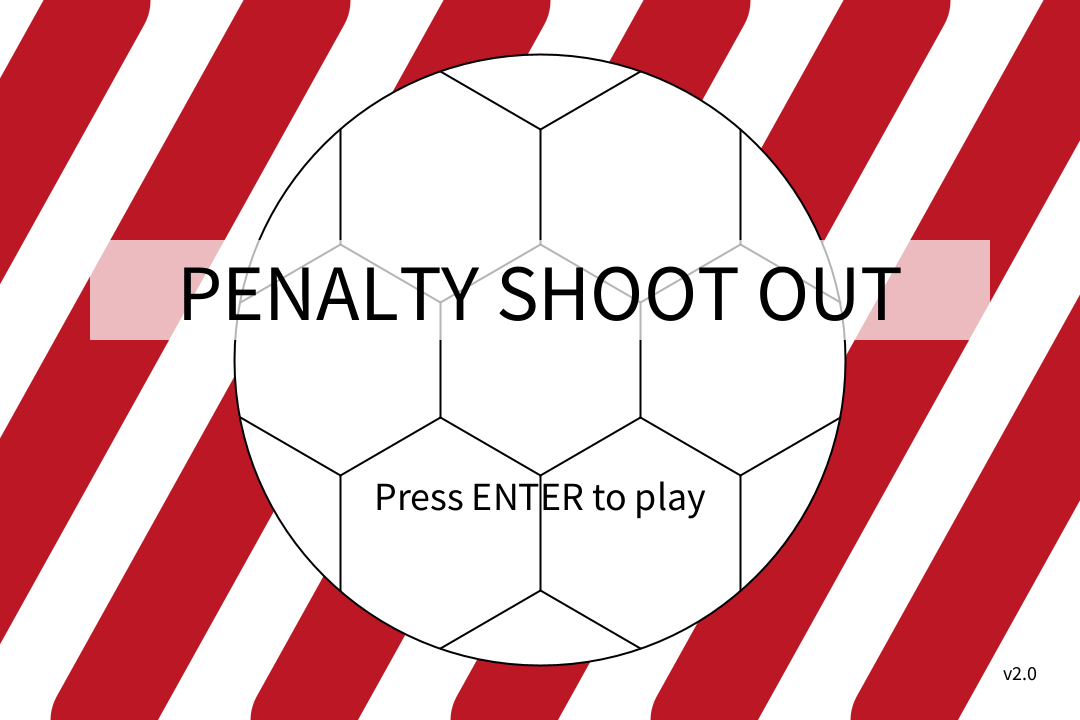
Frame 1 (no input)
Frame 60 (the mouse pressed at the canvas centre just before this capture): identical to frame 1, image omitted
Frame 120 (the mouse held since frame 60 and released just before this capture): identical to frame 1, image omitted

The Processing sketch that drew this single still picture (run headless with seeded random() and noise(); from frame 60 on, the mouse is pressed at the canvas centre):

// Processing sketch: SS3_Soccer_Game
// ── SS3_Soccer_Game.pde
//Soccer Game by Terry Chun

/*
Simulates penalty shots by having user aim with mouse
and shoot with left mouse click.
Ball will either show "goal" or "no goal" depending on the ball shot.

//////////////////////////////////////////////////////////

version 2.0
Gameplay Changes
-now the user must click and hold the ball to shoot

-added a power bar that goes up and down and determines the new ball position Y

-added a crosshair that changes depending on the position of mouse X and determines the new ball position X

Graphic Changes
-added striped background in title screen

-added grass effect

*/

boolean gameOnOff = false;
float ballposX = 0;
float ballposY = 0;
int goaltextX = 540;
int goaltextY = 380;
int goaltextSize = 75;
int pressenterSize = 40;
float powerbarHeight = 0;
float targetX = 0;
float powerbarSpeed = 3;
float powerbarAccel = 3;

void setup(){
 size(1080, 720);
 background(255);
 rectMode(CENTER);
 
 //background art
 for(int stripeX = 100; stripeX < width + 300; stripeX += 200){
   stroke(188, 23, 37);
   strokeWeight(100);
   line(stripeX, 0, stripeX - 400, height);
 }
   
 fill(255);
 noStroke();
 circle(540, 360, 611);  
 
 //soccer ball logo
 stroke(0);
 strokeWeight(2);
 fill(0);
 
 line(540, 244.53, 440, 302.27);
 line(540, 244.53, 640, 302.27);
 line(540, 475.47, 640, 417.73);
 line(540, 475.47, 440, 417.73);
 line(640, 302.27, 640, 417.73);
 line(440, 302.27, 440, 417.73);
  
 line(740, 244.53, 840, 302.27);
 line(740, 244.53, 640, 302.27);
 line(740, 475.47, 840, 417.73);
 line(740, 475.47, 640, 417.73);
 
 line(340, 244.53, 240, 302.27);
 line(340, 244.53, 440, 302.27);
 line(340, 475.47, 240, 417.73);
 line(340, 475.47, 440, 417.73);
 
 line(540, 244.53, 540, 129.06);
 line(340, 244.53, 340, 129.06);
 line(740, 244.53, 740, 129.06);
 
 line(540, 475.47, 540, 590.94);
 line(340, 475.47, 340, 590.94);
 line(740, 475.47, 740, 590.94);
  
 line(540, 129.06, 440, 71.33);
 line(540, 129.06, 640, 71.33);
  
 line(540, 590.94, 440, 648.67);
 line(540, 590.94, 640, 648.67);
  
 noFill();
 strokeWeight(2);
 circle(540, 360, 611);
 
 
 //text logo
 fill(255, 180);
 noStroke();  
 rect(540, 290, 900, 100);

 
 fill(0);
 textAlign(CENTER);
 textSize(80);
 text("PENALTY SHOOT OUT", 540, 320);
 textSize(pressenterSize);
 text("Press ENTER to play", 540, 510);
 textSize(20);
 text("v2.0", 1020, 680);
 
}


void draw(){
  if(gameOnOff){
    
    //background art
    rectMode(CENTER);
    fill(255, 209, 210);
    noStroke();
    rect(540, 200, 1080, 120);
    fill(255);
    rect(540, 200, 400, 200);
    fill(216, 255, 196);
    rect(540, 510, 1080, 420);
    
    strokeWeight(10);
    stroke(0);
    line(340, 100, 340, 300);
    line(340, 100, 740, 100);
    line(740, 100, 740, 300);
    
    strokeWeight(1);
    line(340, 100, 360, 280);
    line(740, 100, 720, 280);
    line(360, 280, 720, 280);
    line(360, 280, 340, 300);
    line(720, 280, 740, 300);
    
    stroke(240);
    line(380, 120, 360, 140);
    line(420, 120, 360, 180);
    line(460, 120, 360, 220);
    line(500, 120, 360, 260);
    line(540, 120, 400, 260);
    line(580, 120, 440, 260);
    line(620, 120, 480, 260);
    line(660, 120, 520, 260);
    line(700, 120, 560, 260);
    line(720, 140, 600, 260);
    line(720, 180, 640, 260);
    line(720, 220, 680, 260);
    
    line(380, 140, 500, 260);
    line(480, 140, 600, 260);
    line(580, 140, 700, 260);
    
    //grass
    stroke(43, 147, 54);
    for(int grassX = 20; grassX < width; grassX += 180){
      for(int grassY = 320; grassY < height; grassY += 140){
        line(grassX, grassY, grassX + 5, grassY - 12);
        line(grassX + 5, grassY - 12, grassX + 10, grassY);
        line(grassX + 10, grassY, grassX + 12, grassY - 6);
        line(grassX + 12, grassY - 6, grassX + 14, grassY);
      }
    }   
    for(int grassX = 40; grassX < width; grassX += 190){
      for(int grassY = 390; grassY < height; grassY += 140){
        line(grassX, grassY, grassX + 5, grassY - 12);
        line(grassX + 5, grassY - 12, grassX + 10, grassY);
        line(grassX + 10, grassY, grassX + 12, grassY - 6);
        line(grassX + 12, grassY - 6, grassX + 14, grassY); 
      }
    }
    
    //instruction text
    textSize(30);
    fill(0);
    textAlign(CENTER);
    text("Click on the ball and hold down the mouse to aim and shoot", 540, 50);

    //ball shoot hover color
    if(mouseX > 470 && mouseX < 610 && mouseY < 670 && mouseY > 530){
      fill(255, 255, 111);
      noStroke();
      ellipse(540, 600, 160, 160);
    }
    
      fill(255);
      stroke(0);
      ellipse(540, 600, 140, 140);
      
    //ball shoot animation
    if(mousePressed){
      if(mouseX > 470 && mouseX < 610 && mouseY < 670 && mouseY > 530){        
        fill(255, 120, 49);
        noStroke();
        ellipse(540, 600, 160, 160);
        
        fill(255);
        stroke(0);
        ellipse(540, 600, 140, 140);
        
        rectMode(CORNER);
        
        noFill();
        rect(650, 650, 20, -100);        
        if(powerbarHeight < -80){                    //power bar color changes when above 80%
          fill(255, 0, 0);
        } else{
          fill(245, 151, 0);
        }
        rect(650, 650, 20, powerbarHeight); 
        powerbarHeight += powerbarSpeed;
        powerbarSpeed += powerbarAccel;
        if(powerbarHeight < -100 || powerbarHeight > 0){
          powerbarSpeed *= -1;
          powerbarAccel *= -1;
        }
        if(powerbarHeight > 0){
          powerbarAccel = 0;
        }
        
        
        textSize(20);
        text("POWER", 660, 670);
        
        targetX = 540 + ((mouseX - 540) * 3);
        fill(255, 0, 0); 
        triangle(540 + ((mouseX - 540)*1.8), 450 + (abs(mouseX - 540)*0.3), 
                 535 + ((mouseX - 540)*1.4), 480 + ((mouseX - 540)*-0.1),
                 545 + ((mouseX - 540)*1.4), 480 + ((mouseX - 540)*0.1));
      }     
      
    }
  }
}

void mouseReleased(){
  if(gameOnOff){
    if(mouseX > 470 && mouseX < 610 && mouseY < 670 && mouseY > 530){
    background(255);
    rectMode(CENTER);
    
    //background art
    fill(255, 209, 210);
    noStroke();
    rect(540, 200, 1080, 120);
    fill(255);
    rect(540, 200, 400, 200);
    fill(120, 225, 65, 20);
    rect(540, 510, 1080, 420);
    
    strokeWeight(10);
    stroke(0);
    line(340, 100, 340, 300);
    line(340, 100, 740, 100);
    line(740, 100, 740, 300);
    
    strokeWeight(1);
    line(340, 100, 360, 280);
    line(740, 100, 720, 280);
    line(360, 280, 720, 280);
    line(360, 280, 340, 300);
    line(720, 280, 740, 300);
    
    stroke(230);
    line(380, 120, 360, 140);
    line(420, 120, 360, 180);
    line(460, 120, 360, 220);
    line(500, 120, 360, 260);
    line(540, 120, 400, 260);
    line(580, 120, 440, 260);
    line(620, 120, 480, 260);
    line(660, 120, 520, 260);
    line(700, 120, 560, 260);
    line(720, 140, 600, 260);
    line(720, 180, 640, 260);
    line(720, 220, 680, 260);
    
    line(380, 140, 500, 260);
    line(480, 140, 600, 260);
    line(580, 140, 700, 260);
    
    //new ball position
    fill(255);
    stroke(0);
    ballposX = 540 + ((targetX - 540) * 1.68 * (1 + (powerbarHeight * -0.005)));
    if(powerbarHeight > -80){                              //different height factor when power bar below 80
      ballposY = 270 + (powerbarHeight * 1.85);
    } else{
      ballposY = 122 + ((powerbarHeight + 80) * 4.5);
    }
    ellipse(ballposX, ballposY, 60, 60);
    
    gameOnOff = false;                                     //reset variables   
    powerbarHeight = 0;
    
    if(ballposX > 355 & ballposX < 725 & ballposY > 122){
      textSize(goaltextSize);
      fill(0);
      textAlign(CENTER);
      text("GOOOAL!", goaltextX, goaltextY);
      textSize(pressenterSize);
      text("Press ENTER to play again", goaltextX, goaltextY + 80);      
    } else if(ballposX > 365 & ballposX < 715 & ballposY > 113) {
      textSize(goaltextSize);
      fill(0);
      textAlign(CENTER);
      text("GOOOAL!", goaltextX, goaltextY);
      textSize(pressenterSize);
      text("Press ENTER to play again", goaltextX, goaltextY + 80);
    } else {
      textSize(goaltextSize);
      fill(0);
      textAlign(CENTER);
      text("NO GOAL!", goaltextX, goaltextY);
      textSize(pressenterSize);
      text("Press ENTER to play again", goaltextX, goaltextY + 80);
    }
  }
  }
}

void keyPressed(){
    if (key == 10 && gameOnOff == false){
      gameOnOff = true;
      background(255);
  }
}
